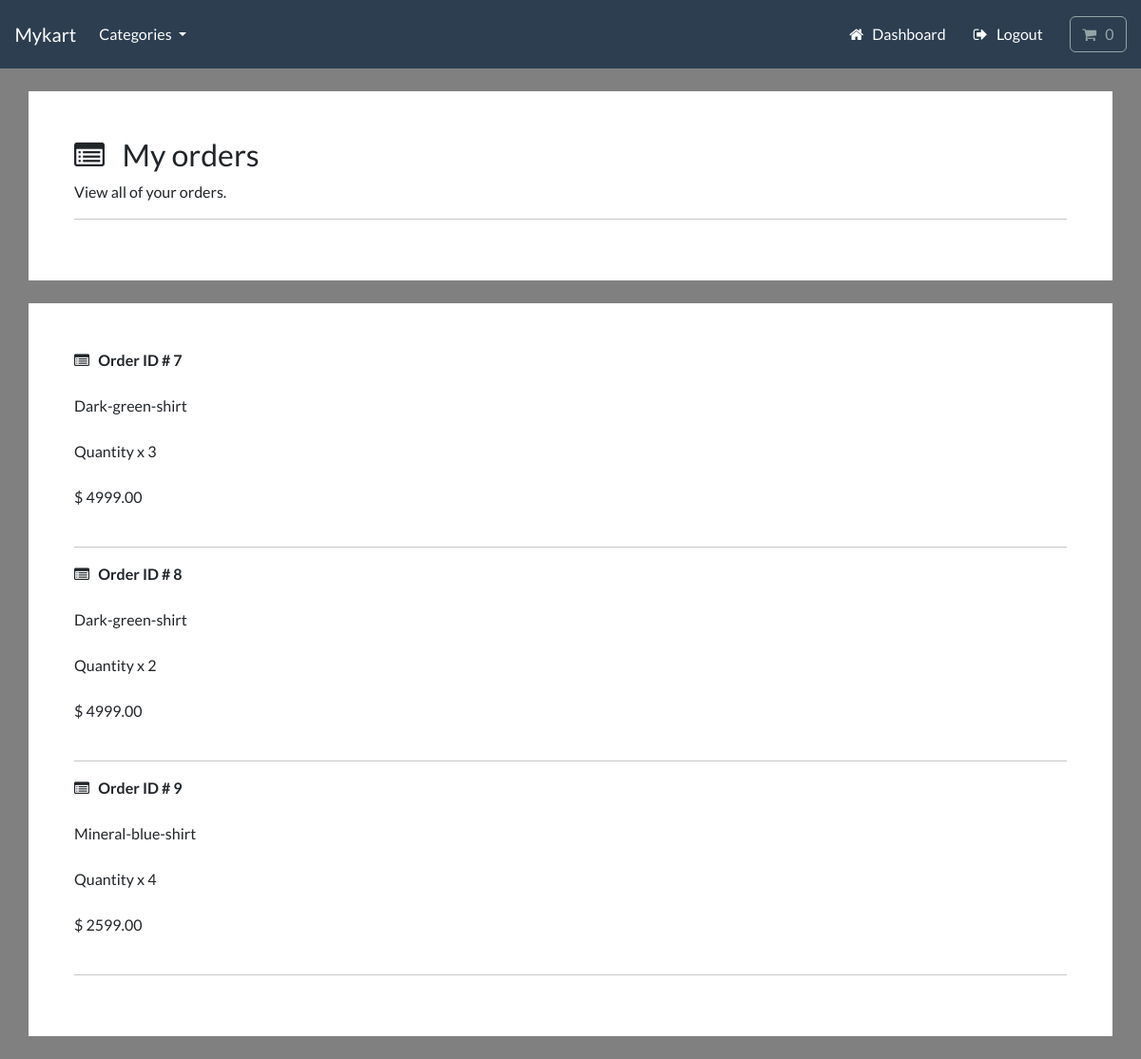
Page /account/track-orders/ (signed in) on the committed database.
### payment/models.py (models this page shows, shortened)
class OrderItem(models.Model):
    order = models.ForeignKey(Order, on_delete=models.CASCADE, null=True)
    product = models.ForeignKey(Product, on_delete=models.CASCADE, null=True)
    quantity = models.PositiveBigIntegerField(default=1)
    price = models.DecimalField(max_digits=8, decimal_places=2)
    user = models.ForeignKey(User, on_delete=models.CASCADE, null=True, blank=True)

### store/models.py (models this page shows, shortened)
class Product(models.Model):
    title = models.CharField(max_length=255)
    brand = models.CharField(max_length=255, default='unbranded')
    description = models.TextField(blank=True)
    slug = models.SlugField(max_length=255)
    price = models.DecimalField(max_digits=10, decimal_places=2)
    image = models.ImageField(upload_to='images/')
    category = models.ForeignKey(Category, related_name='product', on_delete=models.CASCADE, null=True)
    class Meta:
        verbose_name_plural = 'products'
    def __str__(self):
        return self.title

### account/views.py (the view)
# urls.py: path('track-orders/', views.track_orders, name="track_orders"),
@login_required(login_url='my-login')
def track_orders(request):
    try:
        orders = OrderItem.objects.filter(user=request.user)
        context = {'orders':orders}
        return render(request, 'account/order/track_orders.html', context=context)
    except:
        return render(request, 'account/order/track_orders.html')

### cart/cart.py (called while the page is built)
    def __len__(self):
        return sum(item['qty'] for item in self.cart.values())

### cart/context_processors.py (called while the page is built)
def cart(request):
    return {'cart': Cart(request)}

### store/models.py (called while the page is built)
    def get_absolute_url(self):
        return reverse('list_product', args=[self.slug])

### store/views.py (called while the page is built)
def categories(request):
    all_categories = Category.objects.all()
    return {'all_categories': all_categories}

### account/templates/account/order/track_orders.html (shortened to what this page needs)
{% include "store/base.html" %}
{% load static %}
{% load crispy_forms_tags %}
{% block content %}
    <div class="container bg-white shadow-md p-5 form-layout ">
        <h3> <i class="fa fa-list-alt" aria-hidden="true"></i> &nbsp; My orders </h3>
        <p> View all of your orders. </p>
        <hr>
    </div>
    <div class="container bg-white shadow-md p-5 form-layout ">
        {% for order in orders %}
            <strong> <i class="fa fa-list-alt" aria-hidden="true"></i> &nbsp;  Order ID # {{order.id}} </strong>
            <br> <br>
            {{order.product}}
            <br> <br>
            Quantity x {{order.quantity}}
            <br> <br>
            $ {{order.price}}
            <br> <br>
            <hr>
        {% endfor %}
    </div>
{% endblock %}

### account/templates/account/order/track_orders.html (style rules this page uses)
body { background-color: gray; }

### rows in the picture
OrderItem: id "7", product "Dark-green-shirt", quantity "3", price "4999.00"
OrderItem: id "8", product "Dark-green-shirt", quantity "2", price "4999.00"
OrderItem: id "9", product "Mineral-blue-shirt", quantity "4", price "2599.00"
